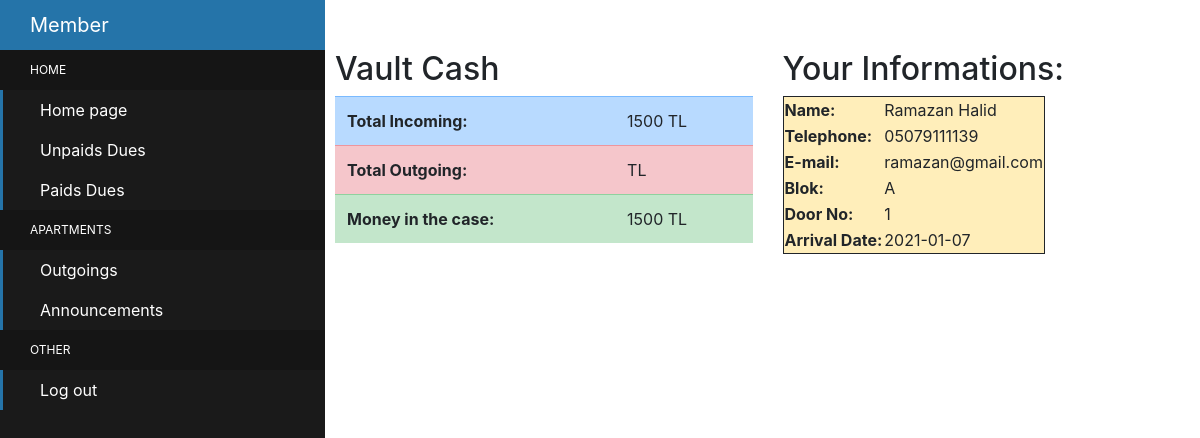
Page /User/userHomePage.php (signed in) on the committed database.
### tables this page shows
CREATE TABLE `apartments` (
  `apartmentID` int(10) NOT NULL,
  `blok` varchar(15) NOT NULL,
  `doorNo` varchar(3) NOT NULL,
  `apartmentIsFull` tinyint(1) NOT NULL DEFAULT 1,
  `aUserID` int(11) NOT NULL,
  `aArrivalDate` date NOT NULL,
  `aLeavingDate` date DEFAULT NULL
);

CREATE TABLE `users` (
  `userID` int(11) NOT NULL,
  `uname` varchar(30) NOT NULL,
  `eMail` varchar(60) NOT NULL,
  `phoneNo` varchar(11) NOT NULL,
  `phoneNo2` varchar(11) DEFAULT NULL,
  `pwd` varchar(20) NOT NULL
);

### User/userHomePage.php (the view, shortened to what this page needs)
<?php
include "userMainPage.php";
include "../connection.php";
$userName = "";
$userEmail = "";
$userBlok =  "";
$userDoorNo = "";
$userPhone  = "";
$userArrivalDate = "";
$loginUserID  =  $_SESSION["id"];
$totalMoney   = 0;
$totalPayable = 0;
 $sqlForVaultCash = "SELECT SUM(dues.amount) as moneySum FROM payments , dues WHERE dues.duesID = payments.duesID
 AND  payments.isPaid = 1";
 $result = $conn->query($sqlForVaultCash);
 if ($result->num_rows > 0 ) {
     $row = $result->fetch_assoc();
    $totalMoney = $row["moneySum"];
 }
 $sqlForTotalOutgoing = "SELECT SUM(oAmount) as payableSum FROM outgoing WHERE isItPaid = 0";
 $result2 = $conn->query($sqlForTotalOutgoing);
 if ($result2->num_rows > 0) {
     $row2 = $result2->fetch_assoc();
     $totalPayable = $row2["payableSum"];
 }
 $caseMoney = $totalMoney - $totalPayable;
 $sqlForUserInformations = "SELECT * FROM users, apartments WHERE users.userID = apartments.aUserID
 AND users.userID = '$loginUserID'
 AND apartments.apartmentIsFull = 1";
 $result3 = $conn->query($sqlForUserInformations);
 if ($result3->num_rows > 0) {
    while($row = $result3->fetch_assoc() ){
      $userName = $row["uname"];
      $userBlok = $row["blok"];
      $userDoorNo = $row["doorNo"];
      $userEmail = $row["eMail"];
      $userPhone = $row["phoneNo"];
      $userArrivalDate = $row["aArrivalDate"];
    }
 }
?>
<!DOCTYPE html>
<html lang="en">
<head>
 </head>
 <body>
     <div class="reee">
      <div class="row">
       <div class="table-responsive col-md-6">
       <h2>Vault Cash</h2>
       <table class="table" style="width 40%">
        <tr class="table-primary">
         <th>Total Incoming:</th>
         <td><?php echo $totalMoney." TL"; ?></td>
        </tr>
        <tr class="table-danger">
         <th>Total Outgoing:</th>
         <td><?php echo $totalPayable. " TL"; ?></td>
        </tr>
        <tr class="table-success">
         <th>Money in the case:</th>
         <td><?php echo $caseMoney. " TL"; ?></td>
        </tr>
              </table>
        </div>
        <div  class="table-responsive col-md-6">
         <h2>Your Informations:</h2>
          <table style="border: 1px solid;" class="table-warning" style="width 40%">
           <tr>
            <th>Name:</th>
            <td><?php echo $userName; ?></td>
           </tr>
           <tr>
            <th>Telephone:</th>
            <td><?php echo $userPhone; ?></td>
           </tr>
           <tr>
            <th>E-mail:</th>
            <td><?php echo $userEmail; ?></td>
           </tr>
           <tr>
            <th>Blok:</th>
            <td><?php echo $userBlok; ?></td>
           </tr>
           <tr>
            <th>Door No:</th>
            <td><?php echo $userDoorNo; ?></td>
           </tr>
           <tr>
            <th>Arrival Date:</th>
            <td><?php echo $userArrivalDate; ?></td>
           </tr>
          </table>
      </div>
    </div>
   </div>
  </body>
</html>

### User/userHomePage.php (style rules this page uses)
.reee { padding-left: 335px; padding-top : 50px; }

### rows in the picture
apartments: aUserID.uname "Ramazan Halid", aUserID.phoneNo "05079111139", aUserID.eMail "ramazan@gmail.com", blok "A", doorNo "1", aArrivalDate "2021-01-07"

### other values in the picture
$totalMoney "1500"
$caseMoney "1500"
